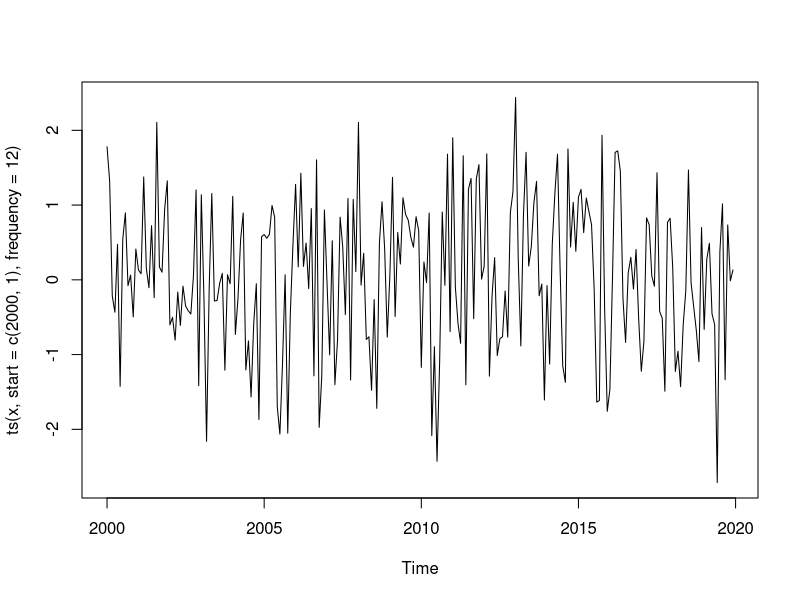
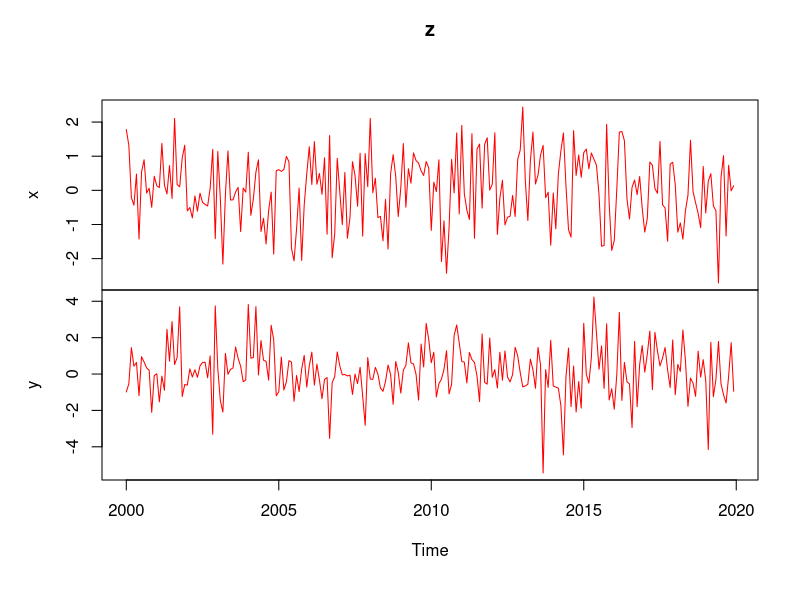
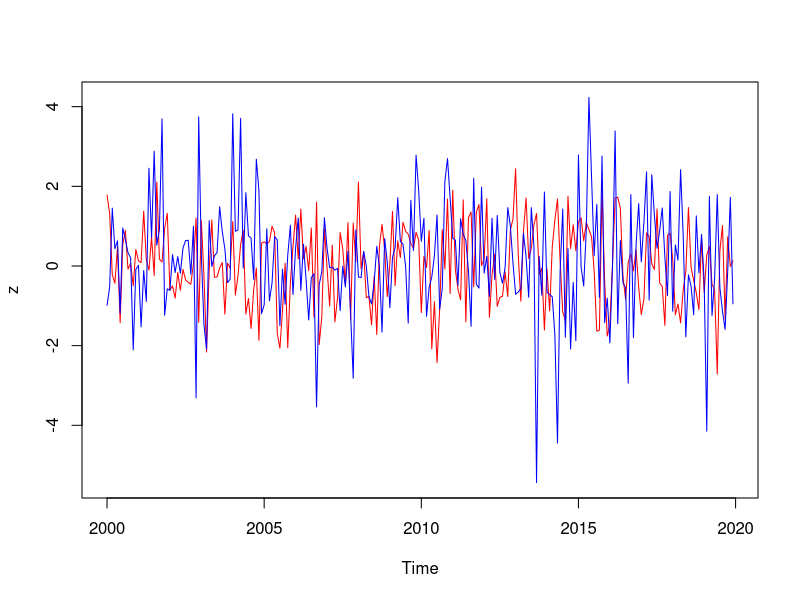

Write the R code that produced these figures, in order. (Note: this script raises an error after producing the figures.)
### 第12回 練習問題解答例

## 基本的なplotの使い方
x <- rnorm(240) # 正規分布のホワイトノイズ
plot(ts(x, start=c(2000,1), frequency=12)) # 2000年からの毎月のデータを想定
## 複数の系列を表示する場合
y <- rt(240,df=4) # t-分布のホワイトノイズ
z <- ts(data.frame(x,y),
        start=c(2000,1), frequency=12) 
plot(z, col="red") # 指定しなければ個別にグラフを描画
plot(z, plot.type="single", col=c("red","blue"))

### 練習1
### 基本的な時系列モデル

Tmax <- 200 # 時系列の長さ t=1,..,Tmax
K <- 5 # 生成する時系列の数

## 系列を異なる色で表示するための準備
## 右下ペインの package タブから RColorBrewer をインストール
## install.packages("RColorBrewer") 
myCol <- brewer.pal(K,"Dark2") # 暗めの色合いのパレットを利用
## 色合いの例は関数 display.brewer.all()
## myCol <- rainbow(K) # いわゆるレインボーカラーを使う場合
## 黄色などが見えにくい場合もあるので，スライドなどに使う場合は注意が必要

## set.seed(123) # 必要なら乱数のシードを指定する
## ホワイトノイズの生成と図示
x <- ts(rnorm(Tmax))
plot(x)
## x <- ts(rt(n, df=4)) # 正規分布ではなく，例えば自由度4のt分布の場合

## 複数の系列を表示
plot(x=ts(1:Tmax),
     ylim=c(-5,5), ylab="value", # yの範囲は適宜調整すること
     main=expression(X[t] == epsilon[t]), # 数式で表示
     type="n") # 枠だけ作図
for(i in 1:K) {
  x <- ts(rnorm(Tmax))
  lines(x, col=myCol[i])
}

## データフレーム化して表示する場合
z <- ts(replicate(K, # K回以下の関数を実行する
                  rnorm(Tmax)))
## 個別に作図
plot(x=z, # 既定値は plot.type="multiple"
     ylab="value", col="blue",
     main=expression(X[t] == epsilon[t]))

## まとめて一枚
plot(x=z, plot.type="single",
     ylab="value", col=myCol,
     main=expression(X[t] == epsilon[t]))

### トレンドのあるホワイトノイズ
x <- ts(rnorm(Tmax) -1 + 0.05*(1:Tmax))
plot(x)

## 複数の系列を表示
z <- ts(replicate(K,
                  rnorm(Tmax) -1 + 0.05*(1:Tmax)))
plot(x=z, plot.type="single",
     ylab="value", col=myCol,
     main=expression(X[t] == -1 + 0.05 * t + epsilon[t]))

### ランダムウォーク
## 定義に則ってrecursiveに計算する
x <- ts(rnorm(Tmax)) # はじめは epslion が入っている
for(t in 2:Tmax) {
  x[t] <- x[t-1] + x[t] # 順に足し合わせていく
}
plot(x)

## 同じ演算をする関数が用意されている
x <- ts(cumsum(rnorm(Tmax))) # 逐次的に加算を行う関数
plot(x)
## 書き方はいろいろあるので考えてみて下さい

## 複数の系列を表示
z <- ts(replicate(K,
                  cumsum(rnorm(Tmax))))
plot(x=z, plot.type="single",
     ylab="value", col=myCol,
     main=expression(X[t] == X[t-1] + epsilon[t]))

### 練習2
### より一般の時系列モデル

## 設定は前の練習問題と同じ
Tmax <- 200 # 時系列の長さ t=1,..,Tmax
K <- 5 # 生成する時系列の数
myCol <- brewer.pal(K,"Dark2") 
## 書き方は以下に示したもの以外にもいろいろあるので考えてみて下さい

### AR(2)モデルのシミュレーション
a <- c(0.67, 0.26) # ARの係数
epsilon <- rnorm(Tmax) # epsilonを生成
x <- double(Tmax)      # 変数を用意
x[1:2] <- epsilon[1:2] # 初期値は(epsilon1, epsilon2)
for(t in 3:Tmax) {
  x[t] <- a %*% x[t-1:2] + epsilon[t] # %*% はベクトルの内積計算
}
plot(ts(x)) # 時系列classに変換して表示

## 複数の系列を表示
myAR <- function(a, epsilon){ # 以下に一連の手続きを記述して関数化しておく
  p <- length(a) # 次数pを取得
  Tmax <- length(epsilon) # 時系列の長さを取得
  x <- double(Tmax)      # 変数を用意
  x[1:p] <- epsilon[1:p] # 初期値は(epsilon1,...)
  for(t in (p+1):Tmax) {
    x[t] <- a %*% x[t-1:p] + epsilon[t]
  }
  return(x) # 計算結果のxを返す
}
## 使い方は a と epsilon(ホワイトノイズ)を指定する
x <- myAR(a=c(0.6, 0.3, 0.1), epsilon=rnorm(100))
plot(ts(x))
## 関数の引数として Tmax を指定する方法もあるが
## 様々なホワイトノイズを試したい場合もあるのでそれを指定するように定義しておく

## データフレームを作成して表示
z <- ts(replicate(K, myAR(a=a, epsilon=rnorm(Tmax))))
plot(x=z, plot.type="single",
     ylab="value", col=myCol,
     main="AR(2)")

### MA(2)モデルのシミュレーション
b <- c(0.44, 0.08) # MAの係数
epsilon <- rnorm(Tmax)
x <- ts(double(Tmax))
x[1:2] <- epsilon[1:2]   
for(t in 3:Tmax) {
  x[t] <- b %*% epsilon[t-1:2] + epsilon[t]
}
plot(ts(x))

## 複数の系列を表示
myMA <- function(b, epsilon){
  q <- length(b) # 次数qを取得
  Tmax <- length(epsilon) # 時系列の長さを取得
  x <- double(Tmax)
  x[1:q] <- epsilon[1:q]   
  for(t in (q+1):Tmax) {
    x[t] <- b %*% epsilon[t-1:q] + epsilon[t]
  }
  return(x)
}
z <- ts(replicate(K, myMA(b=b, epsilon=rnorm(Tmax))))
plot(x=z, plot.type="single",
     ylab="value", col=myCol,
     main="MA(2)")

### ARMA(2,1)モデルのシミュレーション
a <- c(0.8, -0.64) # ARの係数
b <- -0.5          # MAの係数
epsilon <- rnorm(Tmax)
x <- double(Tmax)
x[1:2] <- epsilon[1:2]
for(t in 3:Tmax) {
  x[t] <- a %*% x[t-1:2] + b %*% epsilon[t-1] + epsilon[t]
  ## bは1次元なのでこの問題では b*epsilon でも可
}
plot(ts(x))

## 複数の系列を表示
myARMA <- function(a, b, epsilon){
  p <- length(a)
  q <- length(b)
  r <- max(p,q)
  Tmax <- length(epsilon) # 時系列の長さを取得
  x <- double(Tmax)
  x[1:r] <- epsilon[1:r]
  for(t in (r+1):Tmax) {
    x[t] <- a %*% x[t-1:p] + b %*% epsilon[t-1:q] + epsilon[t]
  }
  return(x)
}
z <- ts(replicate(K, myARMA(a=a, b=b, epsilon=rnorm(Tmax))))
plot(x=z, plot.type="single",
     ylab="value", col=myCol,
     main="ARMA(2,1)")
## 関数 filter や arima.sim などを利用することもできる

### 練習3
### 自己相関

K <- 4 # 生成する時系列の数 (4つを並べて比較する)
## myCol は K=5 で作ったものをそのまま利用，別途作成してもよい

### AR(2)モデルの自己相関
par(mfrow=c(2,2)) # グラフを2x2(行方向の順)に並べる
for(i in 1:K) {
  x <- myAR(a=c(0.67, 0.26), epsilon=rnorm(300)) # 長い系列で見てみる
  acf(x, col=myCol[i])
}

### MA(2)モデルの自己相関
par(mfrow=c(2,2))
for(i in 1:K) {
  x <- myMA(b=c(0.44, 0.08), epsilon=rnorm(300))
  acf(x, col=myCol[i])
}

### ARMA(2,1)モデルの自己相関
par(mfrow=c(2,2))
for(i in 1:K) {
  x <- myARMA(a=c(0.8, -0.64), b=-0.5, epsilon=rnorm(300))
  acf(x, col=myCol[i])
}
